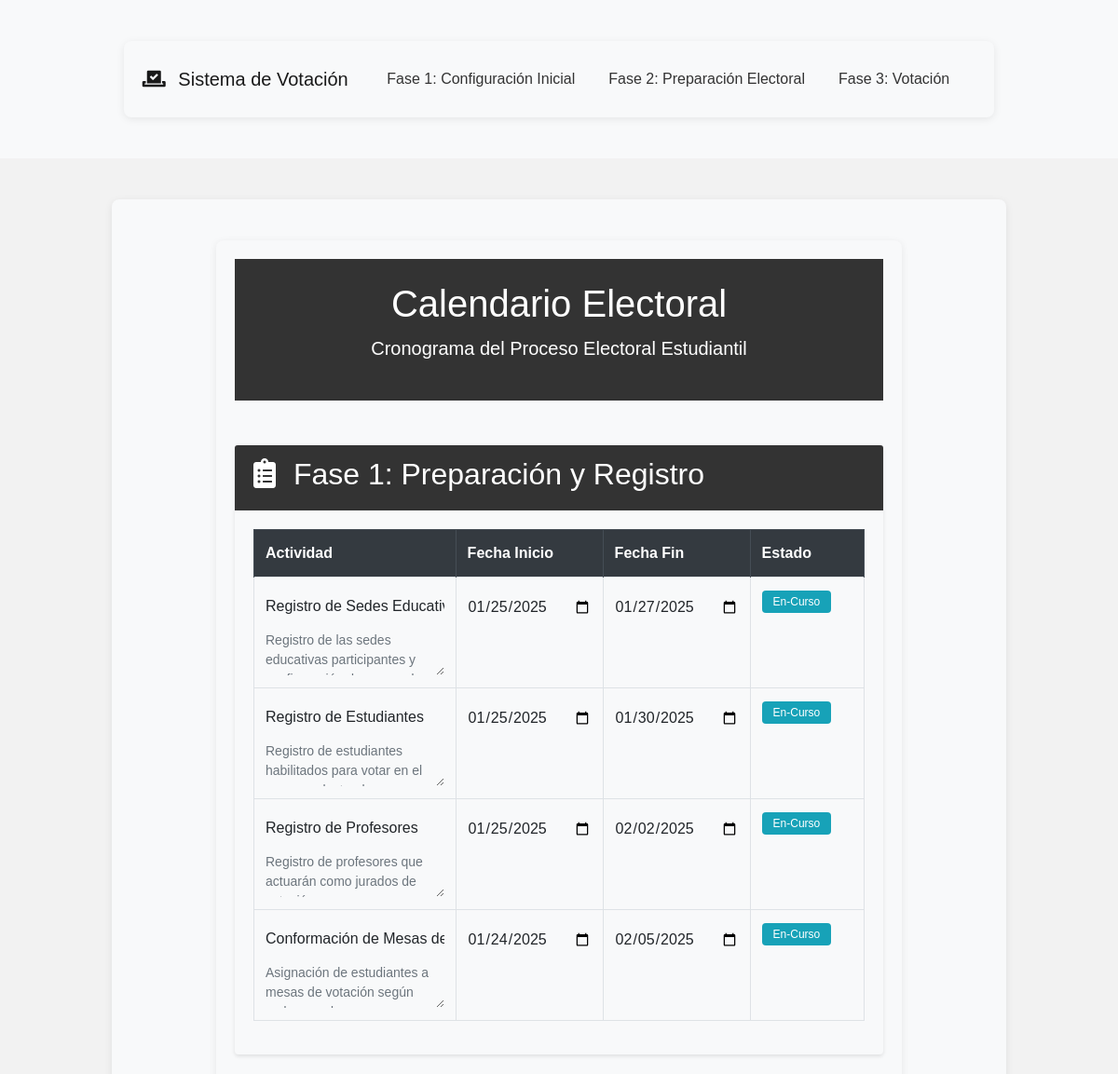
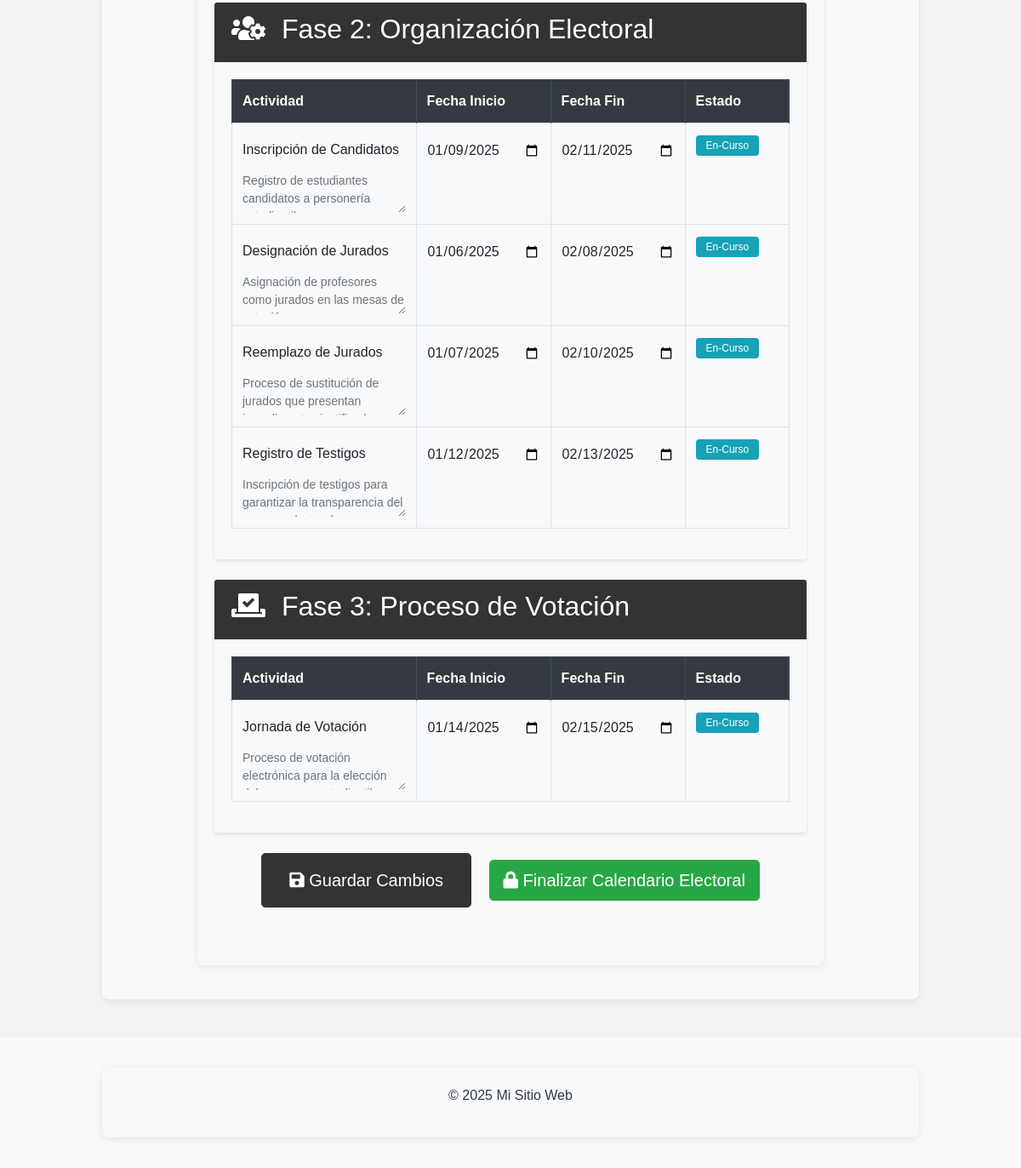
The page /calendario-electoral on the database as committed earlier (2 pictures, top to bottom).
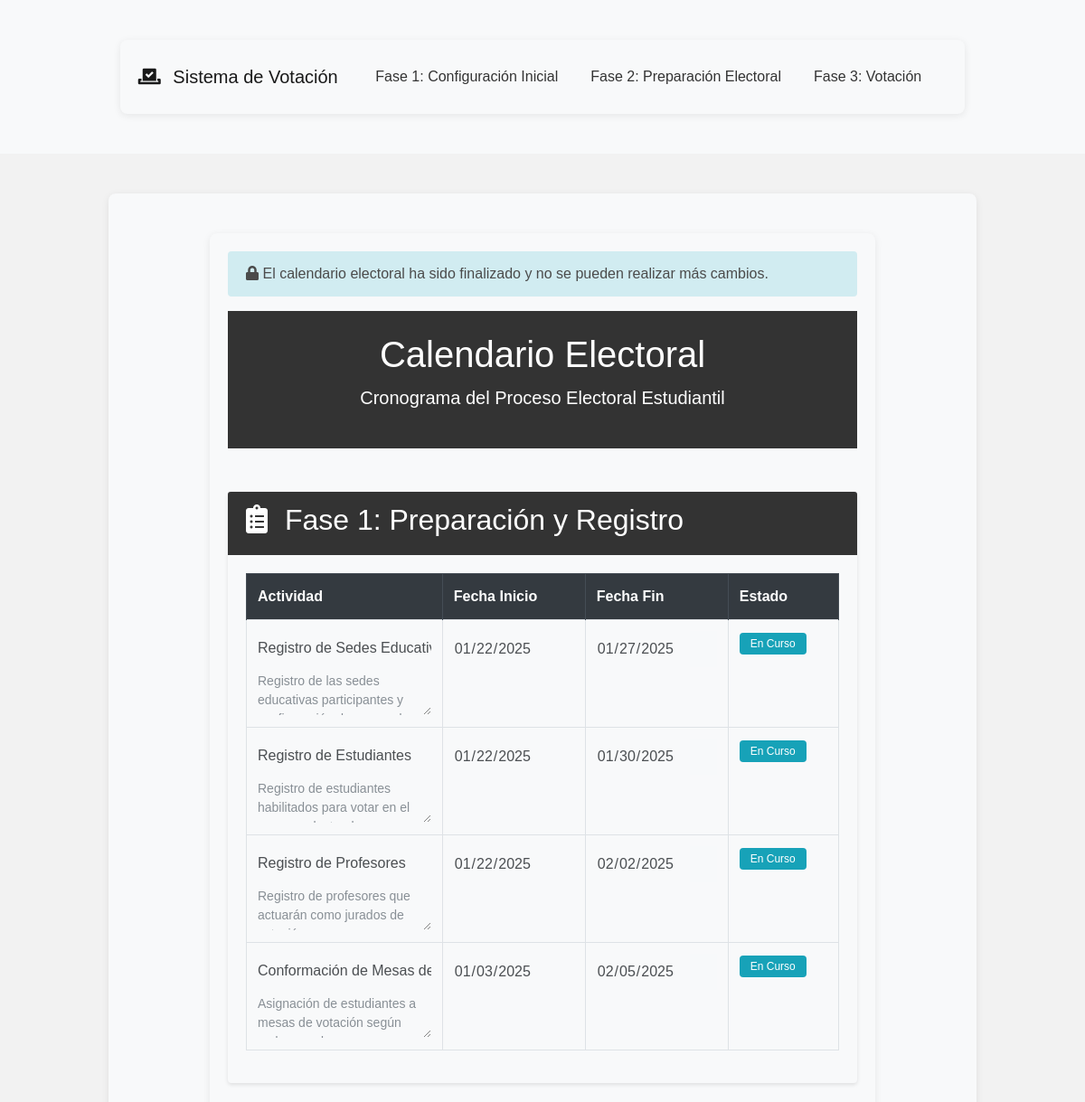
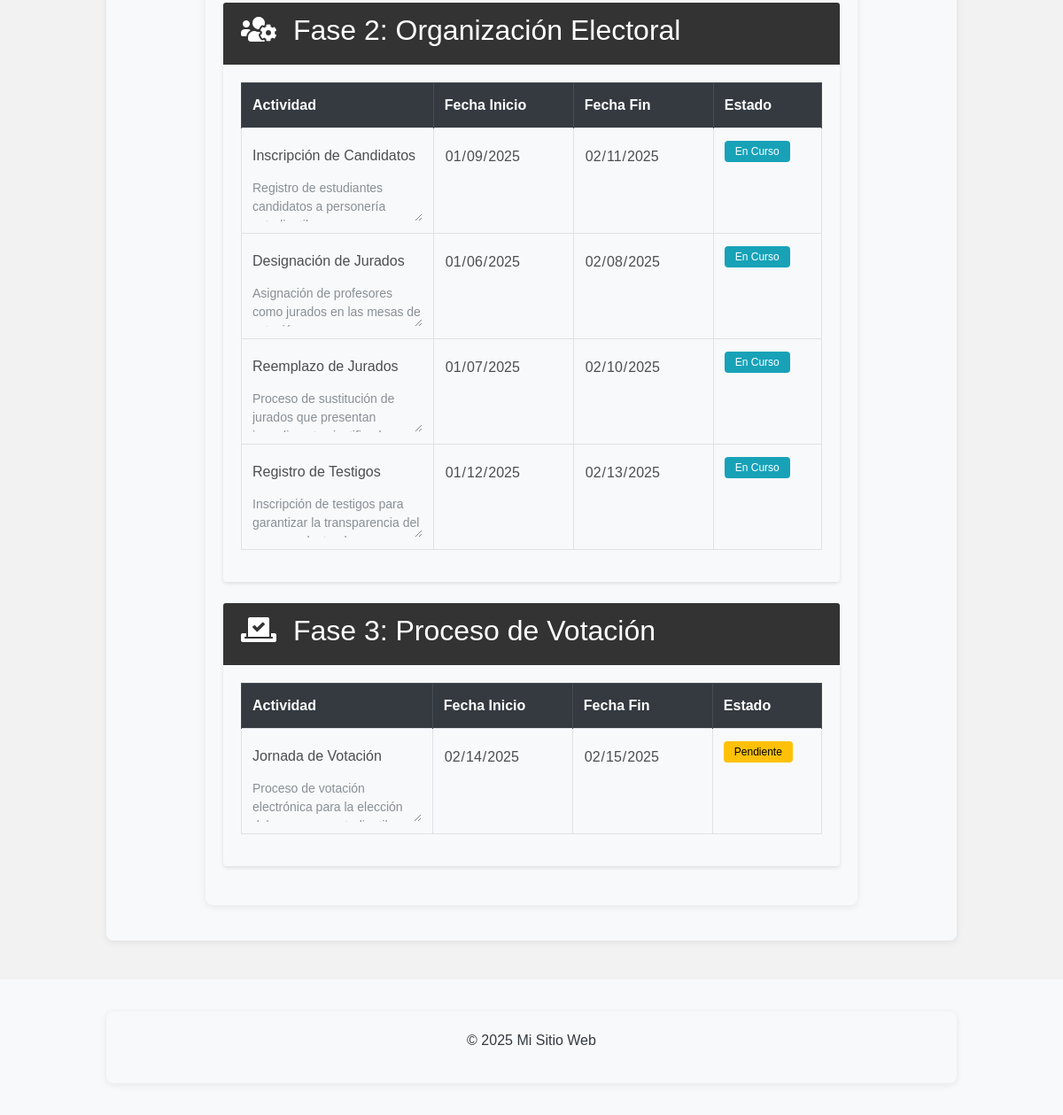
The same page on the database as committed later (2 pictures, top to bottom).
### models.py (models this page shows, shortened)
class EventoCalendario(db.Model):
    id = db.Column(db.Integer, primary_key=True)
    fase = db.Column(db.Integer, nullable=False)
    titulo = db.Column(db.String(200), nullable=False)
    fecha_inicio = db.Column(db.DateTime, nullable=False)
    fecha_fin = db.Column(db.DateTime, nullable=False)
    descripcion = db.Column(db.Text, nullable=True)
    estado = db.Column(db.String(20), default='pendiente')
    orden = db.Column(db.Integer, nullable=False)
    @classmethod
    def sistema_bloqueado(cls):
        ultimo_evento = cls.query.order_by(cls.fecha_fin.desc()).first()
        if ultimo_evento:
            return datetime.now() > ultimo_evento.fecha_fin
        return False
    @classmethod
    def obtener_fase_actual(cls):
        ahora = datetime.now()
        for fase in range(1, 4):  # Asumiendo que hay 3 fases
            eventos = cls.query.filter_by(fase=fase).all()
            if any(evento.fecha_inicio <= ahora <= evento.fecha_fin for evento in eventos):
                return fase
        return 1  # Fase por defecto

### routes/calendario_routes.py (the view)
@calendario_bp.route('/calendario-electoral')
def calendario_electoral():
    eventos = EventoCalendario.query.order_by(EventoCalendario.fase, EventoCalendario.orden).all()
    config = Configuracion.query.first()
    sistema_bloqueado = config.configuracion_finalizada if config else False
    return render_template('calendario_electoral.html',
                         eventos=eventos,
                         sistema_bloqueado=sistema_bloqueado)

### app.py (called while the page is built)
@app.context_processor
def inject_config():
    sistema_bloqueado = EventoCalendario.sistema_bloqueado()
    config = {
        'sistema_bloqueado': sistema_bloqueado,
        'calendario_bloqueado': sistema_bloqueado,
        'fase_actual': EventoCalendario.obtener_fase_actual(),
        'configuracion_finalizada': sistema_bloqueado,
        'fecha_finalizacion': datetime.now() if sistema_bloqueado else None
    }
    return {
        'config': config,
        'config_json': json.dumps(config, default=str)
    }

@app.context_processor
def utility_processor():
    return {
        'now': datetime.now
    }

### templates/calendario_electoral.html (shortened to what this page needs)
{% extends "base.html" %}
{% block content %}
<div class="container mt-4">
    {% if sistema_bloqueado %}
    <div class="alert alert-info calendario-bloqueado-mensaje">
        <i class="fas fa-lock"></i> El calendario electoral ha sido finalizado y no se pueden realizar más cambios.
    </div>
    {% endif %}
    <header class="text-center py-4">
        <h1>Calendario Electoral</h1>
        <p class="lead">Cronograma del Proceso Electoral Estudiantil</p>
    </header>
    <form id="calendarioForm">
        <div class="timeline-container mt-5">
            {% for fase, nombre_fase in [
            (1, 'Preparación y Registro'),
            (2, 'Organización Electoral'),
            (3, 'Proceso de Votación')
            ] %}
            <div class="timeline-phase card mb-4">
                <div class="card-header fase-header">
                    <h2>
                        <i
                            class="fas {% if fase == 1 %}fa-clipboard-list{% elif fase == 2 %}fa-users-cog{% else %}fa-vote-yea{% endif %}"></i>
                        Fase {{ fase }}: {{ nombre_fase }}
                    </h2>
                </div>
                <div class="card-body">
                    <div class="table-responsive">
                        <table class="table table-bordered">
                            <thead class="thead-dark">
                                <tr>
                                    <th width="40%">Actividad</th>
                                    <th width="20%">Fecha Inicio</th>
                                    <th width="20%">Fecha Fin</th>
                                    <th width="20%">Estado</th>
                                </tr>
                            </thead>
                            <tbody>
                                {% for evento in eventos if evento.fase == fase %}
                                <tr class="evento-row" data-evento-id="{{ evento.id }}">
                                    <td>
                                        <input type="text" class="form-control-plaintext evento-titulo"
                                            name="titulo_{{ evento.id }}" value="{{ evento.titulo }}" {% if
                                            sistema_bloqueado %}readonly{% endif %}>
                                        <textarea class="form-control-plaintext evento-descripcion"
                                            name="descripcion_{{ evento.id }}" rows="2" {% if sistema_bloqueado
                                            %}readonly{% endif %}>{{ evento.descripcion }}</textarea>
                                    </td>
                                    <td>
                                        <input type="date" class="form-control-plaintext evento-fecha"
                                            name="fecha_inicio_{{ evento.id }}"
                                            value="{{ evento.fecha_inicio.strftime('%Y-%m-%d') }}" {% if
                                            sistema_bloqueado %}readonly{% endif %}>
                                    </td>
                                    <td>
                                        <input type="date" class="form-control-plaintext evento-fecha"
                                            name="fecha_fin_{{ evento.id }}"
                                            value="{{ evento.fecha_fin.strftime('%Y-%m-%d') }}" {% if sistema_bloqueado
                                            %}readonly{% endif %}>
                                    </td>
                                    <td>
                                        {% set hoy = now() %}
                                        {% if sistema_bloqueado %}
                                        {% if hoy.date() > evento.fecha_fin.date() %}
                                        <span class="badge badge-completado">Completado</span>
                                        {% elif hoy.date() >= evento.fecha_inicio.date() and hoy.date() <=
                                            evento.fecha_fin.date() %} <span class="badge badge-en-curso">En
                                            Curso</span>
                                            {% set sistema_bloqueado = false %}
                                            {% else %}
                                            <span class="badge badge-pendiente">Pendiente</span>
                                            {% endif %}
                                            {% else %}
                                            <span class="badge badge-{{ evento.estado }}">
                                                {{ evento.estado|title }}
                                            </span>
                                            {% endif %}
                                    </td>
                                </tr>
                                {% endfor %}
                            </tbody>
                        </table>
                    </div>
                </div>
            </div>
            {% endfor %}
        </div>
        {% if not sistema_bloqueado %}
        <div class="text-center mb-5">
            <button type="submit" class="btn btn-lg btn-primary" id="btnGuardarTodo">
                <i class="fas fa-save"></i> Guardar Cambios
            </button>
            <button type="button" class="btn btn-lg btn-success ml-3" id="btnFinalizarCalendario">
                <i class="fas fa-lock"></i> Finalizar Calendario Electoral
            </button>
        </div>
        {% endif %}
    </form>
</div>
{% endblock %}

### templates/base.html (shortened to what this page needs)
<!DOCTYPE html>
<html lang="es">
<head>
    <link rel="stylesheet" href="https://cdnjs.cloudflare.com/ajax/libs/font-awesome/5.15.4/css/all.min.css">
    <link rel="stylesheet" href="https://cdn.jsdelivr.net/npm/bootstrap@4.6.0/dist/css/bootstrap.min.css">
    <link rel="stylesheet" href="https://cdn.jsdelivr.net/npm/sweetalert2@11/dist/sweetalert2.min.css">
    <link rel="stylesheet" href="{{ url_for('static', filename='css/main.css') }}">
    <link rel="stylesheet" href="https://cdnjs.cloudflare.com/ajax/libs/toastr.js/latest/toastr.min.css">
</head>
<body>
    <header class="header bg-light py-3">
        <nav class="navbar navbar-expand-lg navbar-light bg-light">
            <div class="container">
                <a class="navbar-brand" href="{{ url_for('index') }}">
                    <i class="fas fa-vote-yea mr-2"></i>
                    Sistema de Votación
                </a>
                <div class="collapse navbar-collapse" id="navbarNav">
                    <ul class="navbar-nav ml-auto">
                        <li class="nav-item">
                            <a class="nav-link" href="#fase1-container">Fase 1: Configuración Inicial</a>
                        </li>
                        <li class="nav-item">
                            <a class="nav-link" href="#fase2-container">Fase 2: Preparación Electoral</a>
                        </li>
                        <li class="nav-item">
                            <a class="nav-link" href="#fase3-container">Fase 3: Votación</a>
                        </li>
                    </ul>
                </div>
            </div>
        </nav>
    </header>
    <main class="main py-4">
        <div class="container">
            {% block content %}{% endblock %}
        </div>
    </main>
    <footer class="footer bg-light py-3">
        <div class="container">
            <div class="row justify-content-center">
                <div class="col-md-12 text-center">
                    <p class="text-dark">&copy; 2025 Mi Sitio Web</p>
                </div>
            </div>
        </div>
    </footer>
</body>
</html>

### static/css/main.css (style rules this page uses)
:root { --primary-color: #333; --secondary-color: #555; --accent-color: #28a745; --dark-blue: #333; --light-blue: #E6EFFD; --white-color: #FFFFFF; --gray-color: #F2F2F2; --dark-gray: #4B4B4B; --success-color: #28a745; --danger-color: #dc3545; --warning-color: #ffc107; --info-color: #4e5a5c; --background-color: #E5E5E5; --text-color: #4B4B4B; --highlight-color: #FDB913; --chart-primary: rgba(51, 51, 51, 0.8); --chart-secondary: rgba(85, 85, 85, 0.8); --chart-highlight: rgba(255, 198, 41, 0.8); --chart-dark: rgba(51, 51, 51, 0.8); --chart-light: rgba(240, 240, 240, 0.8); --chart-border-primary: rgba(51, 51, 51, 1); --chart-border-secondary: rgba(85, 85, 85, 1); --chart-border-highlight: rgba(255, 198, 41, 1); --chart-border-dark: rgba(51, 51, 51, 1); --chart-border-light: rgba(240, 240, 240, 1); --container-background: #F8F9FA; --dark-mode-background: #1a1a1a; --dark-mode-text: #ffffff; --dark-mode-card: #2d2d2d; --dark-mode-input: #333333; --dark-mode-border: #404040; }
body { font-family: 'Montserrat', sans-serif; line-height: 1.6; margin: 0; padding: 0; background-color: var(--gray-color); color: var(--dark-gray); min-height: 100vh; }
.container { max-width: 80%; margin: 0 auto; padding: 20px; background-color: var(--container-background); box-shadow: 0 2px 8px rgba(0, 0, 0, 0.08); border-radius: 8px; margin-top: 20px; margin-bottom: 20px; }
header { background: linear-gradient(to right, var(--primary-color), var(--dark-gray)); color: var(--white-color); padding: 20px; text-align: center; width: 100%; }
.table th { background-color: var(--primary-color); color: var(--white-color); }
.badge { background-color: var(--highlight-color); color: var(--dark-gray); padding: 5px 10px; border-radius: 4px; }
.table thead th { background-color: var(--primary-color); color: var(--white-color); border-bottom: none; }
.alert { border-radius: 4px; border: none; }
.card-header { background: linear-gradient(to right, var(--primary-color), var(--dark-gray)); color: var(--white-color); }
.badge { padding: 8px 12px; border-radius: 4px; font-weight: 500; }
.badge { background-color: var(--highlight-color); color: var(--dark-gray); padding: 5px 10px; border-radius: 4px; font-weight: 500; }
.badge { background-color: var(--highlight-color); color: var(--dark-gray); }
.card { border: 1px solid var(--light-gray); box-shadow: 0 2px 4px rgba(0, 0, 0, 0.1); transition: box-shadow 0.3s ease; }
.card-header { background: linear-gradient(to right, var(--primary-color), var(--dark-gray)); color: var(--white-color); border-bottom: none; }
.card, .list-group-item, .table { background-color: var(--container-background); }
.alert-info { background-color: var(info-color); border-color: var(--secondary-color); color: var(--dark-gray); }
body { font-family: Arial, sans-serif; line-height: 1.6; margin: 0; padding: 0; }
header { background: #333; color: #fff; padding: 10px 0; }
nav ul { list-style: none; padding: 0; }
nav ul li { display: inline; margin-right: 20px; }
footer { text-align: center; padding: 10px 0; background: #333; color: #fff; }
.navbar-light .navbar-nav .nav-link { color: #333; }

### templates/calendario_electoral.html (style rules this page uses)
.fase-header { background: linear-gradient(to right, var(--primary-color), var(--dark-blue)); color: white; }
.fase-header i { margin-right: 10px; }
.form-control-plaintext { cursor: pointer; padding: 0.375rem 0; }
.evento-descripcion { font-size: 0.875rem; color: #6c757d; }
.badge { padding: 0.5em 1em; }
.badge-pendiente { background-color: #ffc107; color: #000; }
.badge-en-curso { background-color: #17a2b8; color: #fff; }
.table th { background-color: #004884; color: white; }
.form-control-plaintext[readonly] { background-color: #f8f9fa; cursor: not-allowed; opacity: 0.8; }

Rows that differ between the two databases and show on the page:
changed EventoCalendario "Registro de Sedes Educativas": fecha_inicio "01/25/2025" → "01/22/2025"
changed EventoCalendario "Registro de Estudiantes": fecha_inicio "01/25/2025" → "01/22/2025"; estado "en-curso" → "pendiente" (drawn)
changed EventoCalendario "Registro de Profesores": fecha_inicio "01/25/2025" → "01/22/2025"; estado "en-curso" → "pendiente" (drawn)
changed EventoCalendario "Conformación de Mesas de Votación": fecha_inicio "01/24/2025" → "01/03/2025"; estado "en-curso" → "pendiente" (drawn)
changed EventoCalendario "Inscripción de Candidatos": estado "en-curso" → "pendiente" (drawn)
changed EventoCalendario "Designación de Jurados": estado "en-curso" → "pendiente" (drawn)
changed EventoCalendario "Reemplazo de Jurados": estado "en-curso" → "pendiente" (drawn)
changed EventoCalendario "Registro de Testigos": estado "en-curso" → "pendiente" (drawn)
changed EventoCalendario "Jornada de Votación": fecha_inicio "01/14/2025" → "02/14/2025"; estado "en-curso" → "pendiente" (drawn)
Other text that changed with them:
text no longer shown: "Guardar Cambios Finalizar Calendario Electoral"
text now shown: "El calendario electoral ha sido finalizado y no se pueden realizar más cambios."
list line gone: "En-Curso"
new list line: "En Curso"
new list line: "Pendiente"
